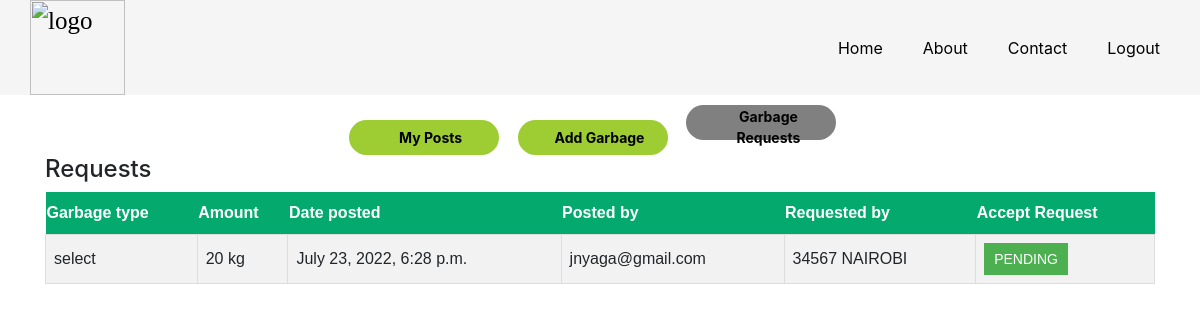
The page /garbagerequests on the database its author committed.
### new/models.py (models this page shows, shortened)
class Garbage(models.Model):
    class GarbageType(models.TextChoices):
        ORGANIC= 'ORGANIC', ('Organic')
        GLASS= 'GLASS', ('Glass')
        PAPER= 'PAPER', ('Paper')
        WOOD= 'WOOD', ('Wood')
        PLASTIC= 'PLASTIC', ('Plastic')
        ELECTRONIC= 'ELECTRONIC', ('Electronic')
        CLOTH= 'CLOTH', ('Cloth')
        METAL= 'METAL', ('Metal')
    class Accepted(models.TextChoices):
        REQUEST = "REQUEST","REQUEST"
        PENDING = "PENDING","PENDING"
        RECYCLED = "RECYCLED","RECYCLED"
    User = get_user_model()
    ID = models.BigAutoField(primary_key=True)
    username = models.ForeignKey(User,on_delete=models.DO_NOTHING)
    Date = models.DateTimeField(auto_now_add=True)
    Garbage_Type = models.CharField(
        max_length=20,
        choices=GarbageType.choices,
        default=GarbageType.PLASTIC,
    )
    Amount = models.CharField(null=TRUE, blank=TRUE,max_length=50)
    Status = models.CharField(
        max_length=20,
        choices=Accepted.choices,
        default=Accepted.REQUEST,
    )
    class Meta:
        ordering = ['Status']

class GarbageRequest(Garbage):
    Address = models.ForeignKey(Firm, on_delete=models.CASCADE,null=FALSE)
    def __str__(self):
        return self.Garbage_Type

class Garbage(models.Model):
    class GarbageType(models.TextChoices):
        ORGANIC= 'ORGANIC', ('Organic')
        GLASS= 'GLASS', ('Glass')
        PAPER= 'PAPER', ('Paper')
        WOOD= 'WOOD', ('Wood')
        PLASTIC= 'PLASTIC', ('Plastic')
        ELECTRONIC= 'ELECTRONIC', ('Electronic')
        CLOTH= 'CLOTH', ('Cloth')
        METAL= 'METAL', ('Metal')
    class Accepted(models.TextChoices):
        REQUEST = "REQUEST","REQUEST"
        PENDING = "PENDING","PENDING"
        RECYCLED = "RECYCLED","RECYCLED"
    User = get_user_model()
    ID = models.BigAutoField(primary_key=True)
    username = models.ForeignKey(User,on_delete=models.DO_NOTHING)
    Date = models.DateTimeField(auto_now_add=True)
    Garbage_Type = models.CharField(
        max_length=20,
        choices=GarbageType.choices,
        default=GarbageType.PLASTIC,
    )
    Amount = models.CharField(null=TRUE, blank=TRUE,max_length=50)
    Status = models.CharField(
        max_length=20,
        choices=Accepted.choices,
        default=Accepted.REQUEST,
    )
    class Meta:
        ordering = ['Status']

class User(AbstractUser):
    class Category(models.TextChoices):
        COLLECTOR = "COLLECTOR","COLLECTOR"
        RECYCLER = "RECYCLER","RECYCLER"
    category=models.CharField(_("Category"),max_length=50,choices=Category.choices,default=Category.COLLECTOR)
    username = models.CharField(max_length=50,primary_key=True)
    def __str__(self):
        return self.username

class Firm(models.Model):
    User = get_user_model()
    username = models.ForeignKey(User, on_delete=models.PROTECT, null=FALSE)
    Name = models.CharField(null=TRUE, blank=TRUE,max_length=50,unique=TRUE)
    Phone = models.CharField(null=TRUE, blank=TRUE,max_length=50)
    Address = models.CharField(max_length=50,unique=True,primary_key=True,default='35067-NAIROBI')
    def __str__(self):
        return self.Address

### new/views.py (the view)
# urls.py: path('garbagerequests', views.garbagerequests, name="garbagerequests"),
def garbagerequests(request,ID=None):
    requests = models.GarbageRequest.objects.filter(Status='PENDING')
    print(requests)
    return render(request,'new/garbagerequests.html',{'requests':requests})

### new/templates/new/garbagerequests.html (shortened to what this page needs)
<html lang="en">
<head>
    <link rel="stylesheet" href="https://cdn.jsdelivr.net/npm/bootstrap@4.3.1/dist/css/bootstrap.min.css">
</head>
<body>
    <header class="header">
        <a href="#" class="logo"><img style="height: 95px;" src="https://cdn.freelogodesign.org/files/660acdadb1e54b6fb1fa9d0af0ac89fc/thumb/logo_200x200.png?v=0" alt="logo"></a>
        <nav class="nav-items">
          <a href="/">Home</a>
          <a href="#">About</a>
          <a href="#">Contact</a>
          <a href="/">Logout</a>
        </nav>
    </header>
    <div class="eer" align="center">
        <button style="padding-left: 20px;" class="openButton"><a href="/collector" style="text-decoration: none;color: #000;"><strong>My Posts</strong></a></button>
        <button style="padding-left: 20px;" class="openButton" onclick="openForm()"><strong>Add Garbage</strong></button>
        <button style="padding-left: 20px;" class="currentButton"><strong>Garbage Requests</strong></button>
    </div>
    <div class="container">
        <h4>Requests</h4>
        <table id="garbage">
          <th>Garbage type</th>
          <th>Amount</th>
          <th>Date posted</th>
          <th>Posted by</th>
          <th>Requested by</th>
          <th>Accept Request</th>
          {% for GarbageRequest in requests %}
          <tr>
            <td>{{ GarbageRequest.Garbage_Type }}</td>
            <td>{{ GarbageRequest.Amount }}</td>
            <td>{{ GarbageRequest.Date }}</td>
            <td>{{ GarbageRequest.username }}</td>
            <td>{{ GarbageRequest.Address }}</td>
            {% if GarbageRequest.Status == 'PENDING' %}
            <td><a href="{% url 'acceptgarbreq' GarbageRequest.ID %}" title="Accept request"><button class="button recycle">{{ GarbageRequest.Status }}</button></a></td>
            {% elif GarbageRequest.Status == 'RECYCLED'%}
            <td><button class="button recycle" style="cursor: no-drop; background-color: red; color: black;">{{ GarbageRequest.Status }}</button></td>
            {% endif %}
          </tr>
          {% endfor %}
        </table>
      </div>
</body>
</html>

### new/templates/new/garbagerequests.html (style rules this page uses)
* { box-sizing: border-box; }
.currentButton { background-color:gray; color: black; cursor: pointer; padding-left: 20px; border-radius: 20px; height: 35px; width: 150px; border: none; margin-right: 15px; }
.openButton { background-color:#9dcc33; color: black; cursor: pointer; padding-left: 20px; border-radius: 20px; height: 35px; width: 150px; border: none; margin-right: 15px; }
.header { display: flex; justify-content: space-between; align-items: center; background-color:#f5f5f5; }
.header .logo { font-size: 25px; font-family: 'Sriracha', cursive; color: #000; text-decoration: none; margin-left: 30px; }
.nav-items { display: flex; justify-content: space-around; align-items: center; background-color: #f5f5f5; margin-right: 20px; }
.nav-items a { text-decoration: none; color: #000; padding: 35px 20px; }
.eer { color: #000; text-decoration: none; padding-top: 10px; font-size: 14px; }
body { background-image: url(https://images.unsplash.com/photo-1586041828039-b8d193d6d1dc?ixlib=rb-1.2.1&ixid=MnwxMjA3fDB8MHxzZWFyY2h8Mjl8fHJlY3ljbGluZ3xlbnwwfHwwfHw%3D&auto=format&fit=crop&w=500&q=60); position: relative; background-position: center; background-repeat: no-repeat; background-size: cover; height: 100vh; width: 100%; }
#garbage { font-family: Arial, Helvetica, sans-serif; border-collapse: collapse; width: 100%; }
#garbage td, #customers th { border: 1px solid #ddd; padding: 8px; }
#garbage tr { background-color: #f2f2f2; }
#garbage th { padding-top: 12px; padding-bottom: 12px; text-align: left; background-color: #04AA6D; color: white; }
.button { background-color: #4CAF50; border: none; color: white; padding: 8px 10px; text-align: center; text-decoration: none; font-size: 14px; cursor: pointer; }

### rows shown on the page
GarbageRequest: Garbage_Type "select", Amount "20 kg", Date "July 23, 2022, 6:28 p.m.", username "jnyaga@gmail.com", Address "34567 NAIROBI", Status "PENDING"
